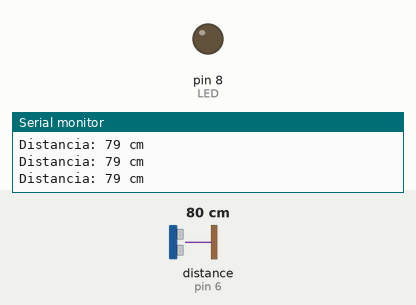
A sketch run on a simulated Arduino Uno, built with avr-gcc and run on an emulated ATmega328P. Shown: output pins drawn as LEDs (lit = HIGH), the last lines printed to the serial monitor. Wiring (inferred from the names in the program): ultrasonic range finder: trigger pin 7; echo pin 6. The inputs (shaded band) are chosen by the test bench; at power-on: distance to the obstacle (sensor on pin 6) 80 cm. The echo pulse lasts 58.3 µs per cm; pins used as bus, display or sensor lines are not drawn.

Above: at 1.2 s.
1.3 s: distance to the obstacle (sensor on pin 6) set to 17 cm
4.3 s: distance to the obstacle (sensor on pin 6) set to 14 cm
At 5.2 s:
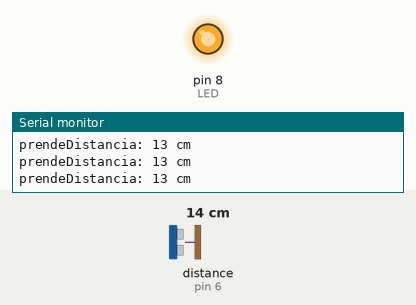
Timing chart, 0 to 7.3 s (numbered marks = the images above; inputs shaded):
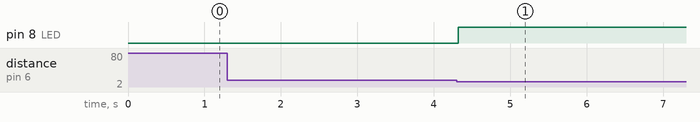

Measured:
- the behaviour switches between 16 and 15 cm on distance to the obstacle (sensor on pin 6) (found by bisection; images 0 and 1)
- after the input at 4.3 s, pin 8 (LED): LOW → HIGH at once

The sketch:

P6A4-Ultrasonico.ino
```cpp
#define echoPin 6
#define trigPin 7
#define LED 8

long duracion;
int distancia;

void setup() {
  pinMode(trigPin, OUTPUT);
  pinMode(echoPin, INPUT);
  pinMode(LED, OUTPUT);

  Serial.begin(9600);

}


void loop() {
    digitalWrite(trigPin, LOW);
    delayMicroseconds(2);

    digitalWrite(trigPin, HIGH);
    delayMicroseconds(10);
    digitalWrite(trigPin, LOW);

    duracion = pulseIn(echoPin, HIGH);
    distancia = duracion * 0.0343/2;
    if(distancia < 15){
      digitalWrite(LED,HIGH);
      Serial.print("prende");
    }else{
      digitalWrite(LED,LOW);
    }

    Serial.print("Distancia: ");
    Serial.print(distancia);
    Serial.println(" cm");


}
```
